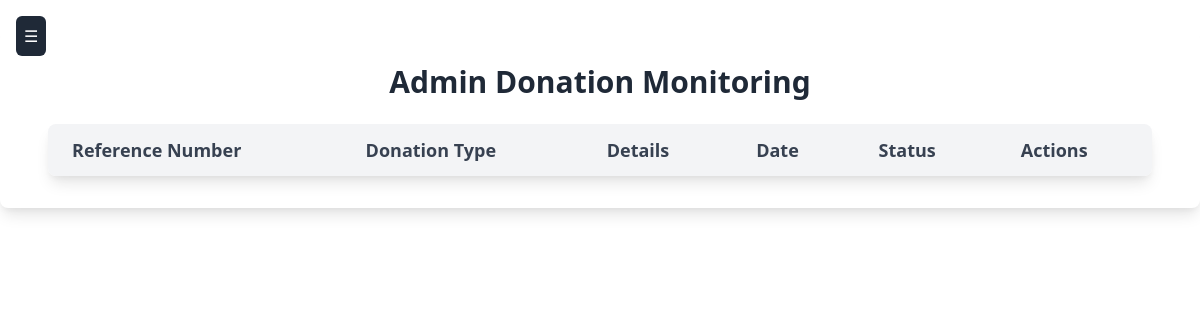
The app's page /admins/AdminMonitorDonations.php, older data.
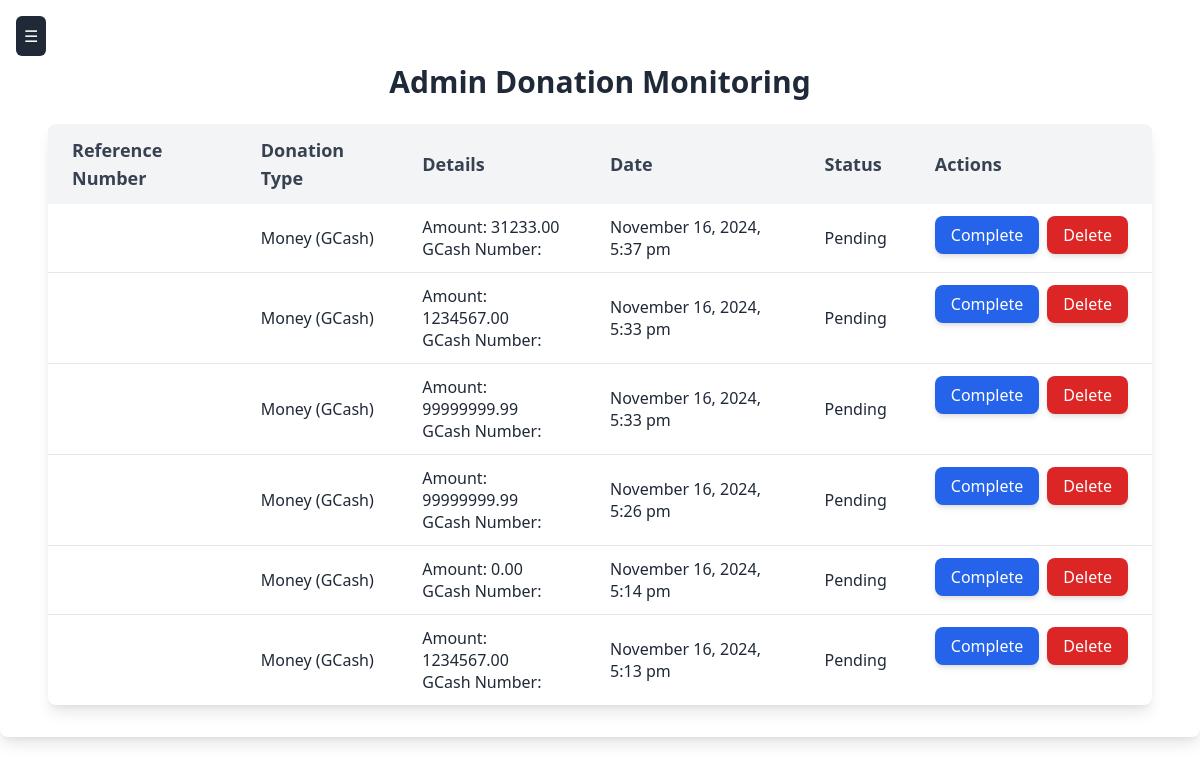
The same page, newer data.
### tables this page shows
CREATE TABLE `donations` (
  `donation_id` int(11) NOT NULL,
  `user_id` int(11) NOT NULL,
  `donation_type` enum('money','items') NOT NULL,
  `donation_amount` decimal(10,2) DEFAULT NULL,
  `items_donated` text DEFAULT NULL,
  `payment_method` enum('creditCard','paypal','bankTransfer') DEFAULT NULL,
  `contact` varchar(255) NOT NULL,
  `created_at` timestamp NOT NULL DEFAULT current_timestamp()
);

### admins/AdminMonitorDonations.php (the view, shortened to what this page needs)
<?php
include '../database.php';
$donations = [];
$query = "SELECT * FROM donations ORDER BY created_at DESC";
$stmt = $conn->prepare($query);
$stmt->execute();
$result = $stmt->get_result();
while ($row = $result->fetch_assoc()) {
    $donations[] = $row;
}
?>
<?php include 'sidebar.php' ?>
<div class="w-full h-screen flex justify-center items-start pt-8">
  <div class="max-w-screen-xl w-full px-6 md:px-12 py-8 bg-white shadow-lg rounded-lg">
    <h2 class="text-3xl font-semibold text-center text-gray-800 mb-6">Admin Donation Monitoring</h2>
    <div class="overflow-x-auto bg-white shadow-lg rounded-lg">
      <table class="min-w-full table-auto">
        <thead class="bg-gray-100">
          <tr>
            <th class="py-3 px-6 text-left text-lg font-semibold text-gray-700">Reference Number</th>
            <th class="py-3 px-6 text-left text-lg font-semibold text-gray-700">Donation Type</th>
            <th class="py-3 px-6 text-left text-lg font-semibold text-gray-700">Details</th>
            <th class="py-3 px-6 text-left text-lg font-semibold text-gray-700">Date</th>
            <th class="py-3 px-6 text-left text-lg font-semibold text-gray-700">Status</th>
            <th class="py-3 px-6 text-left text-lg font-semibold text-gray-700">Actions</th>
          </tr>
        </thead>
        <tbody class="divide-y divide-gray-200">
          <?php foreach ($donations as $donation): ?>
            <tr class="hover:bg-gray-50">
              <td class="py-3 px-6 text-gray-800"><?= htmlspecialchars($donation['reference_number']) ?></td>
              <td class="py-3 px-6 text-gray-800">
                <?= htmlspecialchars(ucfirst($donation['donation_type'] === 'money' ? 'Money (GCash)' : 'Items')) ?>
              </td>
              <td class="py-3 px-6 text-gray-800">
                <?php if ($donation['donation_type'] === 'money'): ?>
                  Amount: <?= htmlspecialchars($donation['donation_amount']) ?><br>
                  GCash Number: <?= htmlspecialchars($donation['gcash_number']) ?>
                <?php else: ?>
                 <?= htmlspecialchars($donation['item_details'] ?? 'No details provided') ?>
                <?php endif; ?>
              </td>
              <td class="py-3 px-6 text-gray-800"><?= date('F j, Y, g:i a', strtotime($donation['created_at'])) ?></td>
              <td class="py-3 px-6 text-gray-800">
                <?= htmlspecialchars($donation['status'] ?? 'Pending') ?>
              </td>
              <td class="py-3 px-6 space-y-2 flex flex-col sm:space-y-0 sm:space-x-2 sm:flex-row">
                <?php if (($donation['status'] ?? 'Pending') !== 'Complete'): ?>
                  <button type="button"
                          onclick="window.location.href='?complete=<?= urlencode($donation['reference_number']) ?>';"
                          class="inline-block text-white bg-blue-600 hover:bg-blue-700 py-2 px-4 rounded-lg shadow-md transition duration-200 transform hover:scale-105 focus:outline-none focus:ring-2 focus:ring-blue-500">
                          Complete
                  </button>
                <?php endif; ?>
                <button type="button"
                        onclick="if (confirm('Are you sure you want to delete this donation?')) { window.location.href='?delete=<?= urlencode($donation['reference_number']) ?>'; }"
                        class="inline-block text-white bg-red-600 hover:bg-red-700 py-2 px-4 rounded-lg shadow-md transition duration-200 transform hover:scale-105 focus:outline-none focus:ring-2 focus:ring-red-500">
                        Delete
                </button>
              </td>
            </tr>
          <?php endforeach; ?>
        </tbody>
      </table>
    </div>
  </div>
</div>
<link href="https://cdn.jsdelivr.net/npm/tailwindcss@2.2.19/dist/tailwind.min.css" rel="stylesheet">

### admins/sidebar.php (shortened to what this page needs)
<button id="toggle-sidebar" class="fixed top-4 left-4 z-60 text-white bg-gray-800 p-2 rounded-md hover:bg-gray-700">
    ☰
</button>

Row changes from the older to the newer data that the page shows:
added donations: donation_type "Money (GCash)", donation_amount "31233.00", created_at "November 16, 2024, 5:37 pm", status "Pending"
added donations: donation_type "Money (GCash)", donation_amount "1234567.00", created_at "November 16, 2024, 5:33 pm", status "Pending"
added donations: donation_type "Money (GCash)", donation_amount "99999999.99", created_at "November 16, 2024, 5:33 pm", status "Pending"
added donations: donation_type "Money (GCash)", donation_amount "99999999.99", created_at "November 16, 2024, 5:26 pm", status "Pending"
added donations: donation_type "Money (GCash)", donation_amount "0.00", created_at "November 16, 2024, 5:14 pm", status "Pending"
added donations: donation_type "Money (GCash)", donation_amount "1234567.00", created_at "November 16, 2024, 5:13 pm", status "Pending"
